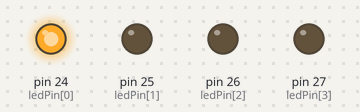
This sketch was run on a simulated Arduino Mega 2560, built with avr-gcc and run on an emulated ATmega2560. On the bench: output pins drawn as LEDs (lit = HIGH).

Above: at 0.2 s.
At 1.2 s:
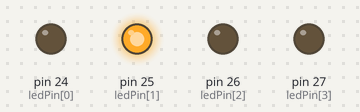
At 2.2 s:
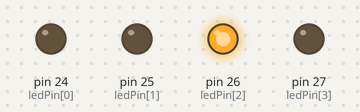
At 3.2 s:
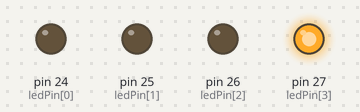
At 4.7 s:
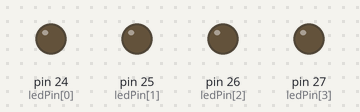
Timing chart, 0 to 5.2 s (numbered marks = the images above):
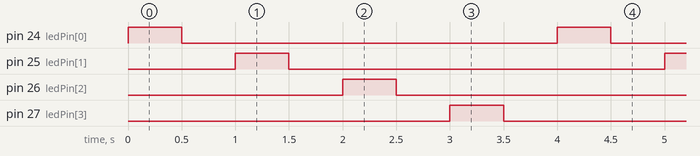

Measured:
- by itself, pin 24 (ledPin[0]), pin 25 (ledPin[1]), pin 26 (ledPin[2]), pin 27 (ledPin[3]): alternates HIGH for 0.50 s and LOW for 3.5 s
- by itself, everything shown: repeats every 4.0 s, in 8 steps

The sketch:

digitalLecture11.ino
```cpp
int ledPin[4] = {24, 25, 26, 27};

void setup() {
  for (int i = 0; i < 4; i++) {
    pinMode(ledPin[i], OUTPUT);
  }
}

void loop() {
  for (int i = 0; i < 4; i++) {
    digitalWrite(ledPin[i], HIGH);
    delay(500);
    digitalWrite(ledPin[i], LOW);
    delay(500);
  }
}
```
